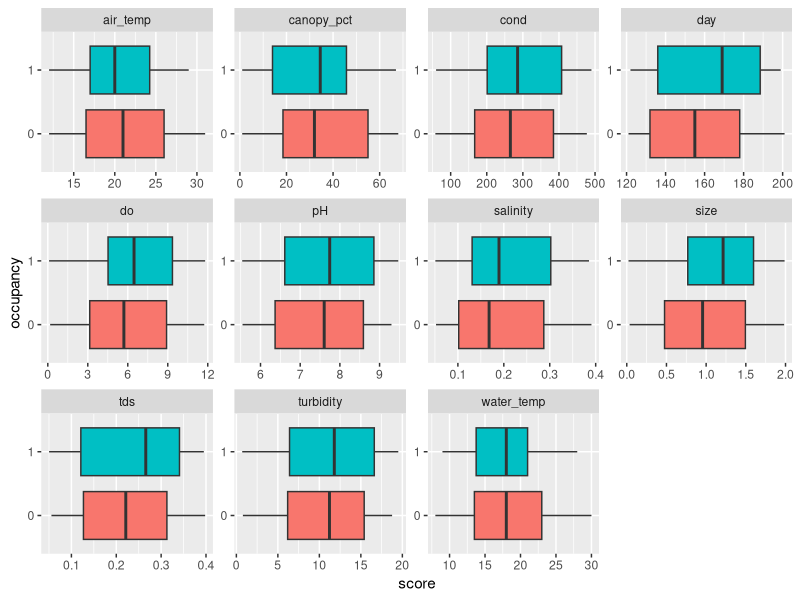

Write R code to recreate this figure.
library(tidyverse)
library(dplyr)
library(ggplot2)

## JD Looks good. Might have been cooler if you had used your cleaned data from previous assignment.

#importing data and adding occupancy as a factor, creating a longer dataset with gather()
data <- (read_csv("data/edna.csv", col_types=cols())
         %>% mutate(occupancy = as.factor(occ))
         %>% gather('size', 'water_temp','air_temp','pH','salinity','do', 'turbidity', 'cond', 'canopy_pct', 'tds', 'day', key = "env", value = "score")
)

#boxplots of environmental variables by occupancy, scales are adjusted by the bounds of each environmental variable using "free"
figure <- ggplot(data, aes(x=score, y=occupancy)) + 
  geom_boxplot(aes(fill=occupancy), show.legend = FALSE)+
  facet_wrap(~env, scales = "free")

## JD: You should try to suppress the legend, since it's redundant.
## BS: legend removed with show.legend = FALSE

## Grade: 2

print(figure)
